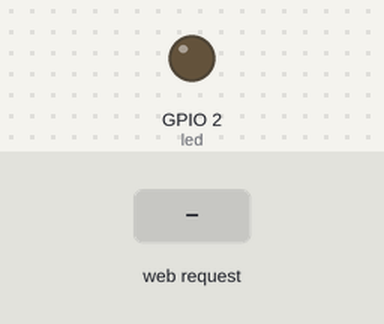
This program was run on a simulated ESP32. On the bench: output pins drawn as LEDs (lit = HIGH). Inputs (shaded band) come from the test bench. WiFi joins after 1.5 s; servers stay silent unless stated; storage starts empty; what the program prints to the serial monitor is not drawn.

Above: at 4.2 s.
4.3 s: HTTP request GET /led?value=ON received
At 5.5 s:
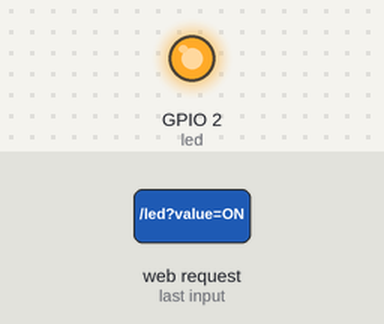
5.8 s: HTTP request GET /led?value=OFF received
At 6.8 s:
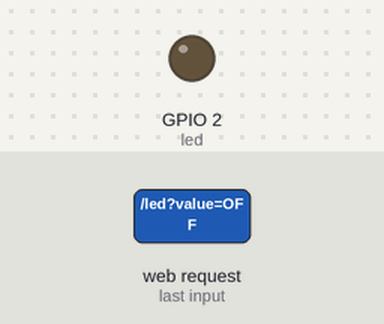
Timing chart, 0 to 8.8 s (numbered marks = the images above; inputs shaded):
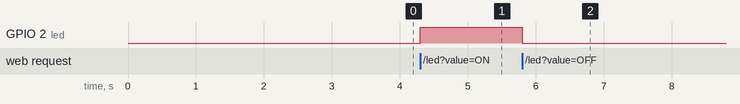

Measured:
- after the input at 4.3 s, GPIO 2 (led): LOW → HIGH at once
- after the input at 5.8 s, GPIO 2 (led): HIGH → LOW at once

The program:

main.cpp
```cpp
#include <WiFi.h>
#include <WiFiClient.h>
#include <WebServer.h>
#include <ESPmDNS.h>
#include "SPIFFS.h"
#include "FS.h"
bool loadFromSpiffs(String path);

char ssid[50] = "";
char password[50] = "";

WebServer server(80);
const int led = 2;

void listDir(fs::FS &fs, const char * dirname, uint8_t levels){
    Serial.printf("Listing directory: %s\r\n", dirname);

    File root = fs.open(dirname);
    if(!root){
        Serial.println("- failed to open directory");
        return;
    }
    if(!root.isDirectory()){
        Serial.println(" - not a directory");
        return;
    }

    File file = root.openNextFile();
    while(file){
        if(file.isDirectory()){
            Serial.print("  DIR : ");
            Serial.println(file.name());
            if(levels){
                listDir(fs, file.name(), levels -1);
            }
        } else {
            Serial.print("  FILE: ");
            Serial.print(file.name());
            Serial.print("\tSIZE: ");
            Serial.println(file.size());
        }
        file = root.openNextFile();
    }
}

void handleRoot() {
  server.sendHeader("Location", "/index.html",true);   //Redirect to our html web page
  server.send(302, "text/plane","");
}

void handleLED(){
    if(server.hasArg("value")){
      String action = server.arg("value");
      if( action == "ON"){
        digitalWrite(led, 1);
        server.send(200, "text/html", "ON");
        return;
        }else if( action == "OFF"){
        digitalWrite(led, 0);
        server.send(200, "text/html", "OFF");
        return;
        }
      }
}

void handleWifi(){
  if(server.hasArg("config")){
      String config = server.arg("config");
      String wifiname;
      String wifipwd;
      if(config == "on"){
        if(server.hasArg("name")){
          wifiname = server.arg("name");
          }
        if(server.hasArg("pwd")){
          wifipwd = server.arg("pwd");
          }
          Serial.println("ssid: "+ wifiname +"\r\npassword: " + wifipwd);
          wifiname.toCharArray(ssid, 50);
          wifipwd.toCharArray(password, 50);
          WiFi.mode(WIFI_STA);
          if(WiFi.status() == WL_CONNECTED){
            Serial.println("disconnect the original Wifi");
            WiFi.disconnect();
            }
          Serial.println("handle Wifi end");
        }
    }
}

void handleWebRequests(){
  if(loadFromSpiffs(server.uri())) return;
  String message = "File Not Detected\n\n";
  message += "URI: ";
  message += server.uri();
  message += "\nMethod: ";
  message += (server.method() == HTTP_GET)?"GET":"POST";
  message += "\nArguments: ";
  message += server.args();
  message += "\n";
  for (uint8_t i=0; i<server.args(); i++){
    message += " NAME:"+server.argName(i) + "\n VALUE:" + server.arg(i) + "\n";
  }
  server.send(404, "text/plain", message);
  Serial.println(message);
}

void softAPConfig(){
  Serial.println("Configuring access point...");

  // You can remove the password parameter if you want the AP to be open.
  uint32_t chipID = ESP.getEfuseMac();
  String apName = "ESP32_" + String(chipID, HEX);
  Serial.println("AP name: " + apName );
  WiFi.mode(WIFI_AP);
  WiFi.softAP(apName.c_str());
  IPAddress myIP = WiFi.softAPIP();
  Serial.print("AP IP address: ");
  Serial.println(myIP);
}

void wifiConfig(){
    Serial.print("Connecting to ");
    Serial.println(ssid);
    Serial.print("Password: ");
    Serial.println(password);
    WiFi.mode(WIFI_STA);
    WiFi.begin(ssid, password);

    while (WiFi.status() != WL_CONNECTED) {
        delay(500);
        Serial.print(".");
    }

    Serial.println("");
    Serial.println("WiFi connected");
    Serial.println("IP address: ");
    Serial.println(WiFi.localIP());
}


void setup() {
  // put your setup code here, to run once:
  pinMode(led, OUTPUT);
  digitalWrite(led, 0);
  Serial.begin(115200);
  delay(3000);

  if(!SPIFFS.begin(true)){
    Serial.println("An Error has occurred while mounting SPIFFS");
    return;
  }
  listDir(SPIFFS, "/", 0);
  softAPConfig();


  server.on("/", handleRoot);
  server.on("/led", HTTP_GET, handleLED);
  server.on("/wifi", HTTP_GET, handleWifi);
  server.onNotFound(handleWebRequests);
  server.begin();
  Serial.println("HTTP server started");

}

void loop() {
  // put your main code here, to run repeatedly:
  server.handleClient();
  if(WiFi.status() != WL_CONNECTED && WiFi.getMode() == WIFI_STA){
      wifiConfig();
    }
}

bool loadFromSpiffs(String path){
  String dataType = "text/plain";
  if(path.endsWith("/")) path += "index.htm";

  if(path.endsWith(".src")) path = path.substring(0, path.lastIndexOf("."));
  else if(path.endsWith(".html")) dataType = "text/html";
  else if(path.endsWith(".htm")) dataType = "text/html";
  else if(path.endsWith(".css")) dataType = "text/css";
  else if(path.endsWith(".js")) dataType = "application/javascript";
  else if(path.endsWith(".png")) dataType = "image/png";
  else if(path.endsWith(".gif")) dataType = "image/gif";
  else if(path.endsWith(".jpg")) dataType = "image/jpeg";
  else if(path.endsWith(".ico")) dataType = "image/x-icon";
  else if(path.endsWith(".xml")) dataType = "text/xml";
  else if(path.endsWith(".pdf")) dataType = "application/pdf";
  else if(path.endsWith(".zip")) dataType = "application/zip";
  File dataFile = SPIFFS.open(path.c_str(), "r");
  if (server.hasArg("download")) dataType = "application/octet-stream";
  if (server.streamFile(dataFile, dataType) != dataFile.size()) {
  }
  Serial.println(path);
  dataFile.close();
  return true;
}
```
